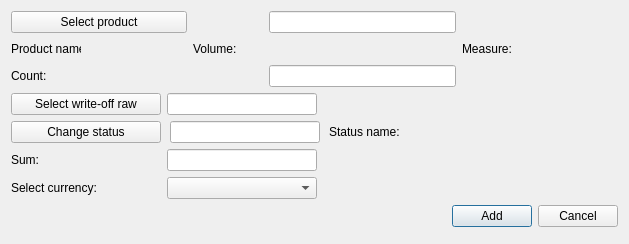
<?xml version="1.0" encoding="UTF-8"?>
<ui version="4.0">
 <class>CreateWOffRList</class>
 <widget class="QDialog" name="CreateWOffRList">
  <property name="geometry">
   <rect>
    <x>0</x>
    <y>0</y>
    <width>629</width>
    <height>244</height>
   </rect>
  </property>
  <property name="windowTitle">
   <string>Create/Update raw in write-off list</string>
  </property>
  <property name="locale">
   <locale language="English" country="UnitedStates"/>
  </property>
  <property name="modal">
   <bool>false</bool>
  </property>
  <layout class="QGridLayout" name="gridLayout">
   <property name="leftMargin">
    <number>11</number>
   </property>
   <property name="topMargin">
    <number>11</number>
   </property>
   <property name="rightMargin">
    <number>11</number>
   </property>
   <property name="bottomMargin">
    <number>17</number>
   </property>
   <item row="1" column="0">
    <widget class="QLabel" name="prodNameLb">
     <property name="minimumSize">
      <size>
       <width>70</width>
       <height>0</height>
      </size>
     </property>
     <property name="maximumSize">
      <size>
       <width>70</width>
       <height>16777215</height>
      </size>
     </property>
     <property name="text">
      <string>Product name:</string>
     </property>
    </widget>
   </item>
   <item row="1" column="3">
    <widget class="QLabel" name="volumePh">
     <property name="minimumSize">
      <size>
       <width>100</width>
       <height>0</height>
      </size>
     </property>
     <property name="font">
      <font>
       <family>Times New Roman</family>
       <pointsize>12</pointsize>
       <weight>75</weight>
       <italic>true</italic>
       <bold>true</bold>
      </font>
     </property>
     <property name="text">
      <string/>
     </property>
    </widget>
   </item>
   <item row="1" column="1">
    <widget class="QLabel" name="prodNamePh">
     <property name="minimumSize">
      <size>
       <width>100</width>
       <height>0</height>
      </size>
     </property>
     <property name="font">
      <font>
       <family>Times New Roman</family>
       <pointsize>12</pointsize>
       <weight>75</weight>
       <italic>true</italic>
       <bold>true</bold>
      </font>
     </property>
     <property name="text">
      <string/>
     </property>
    </widget>
   </item>
   <item row="1" column="2">
    <widget class="QLabel" name="volumeLb">
     <property name="minimumSize">
      <size>
       <width>70</width>
       <height>0</height>
      </size>
     </property>
     <property name="maximumSize">
      <size>
       <width>70</width>
       <height>16777215</height>
      </size>
     </property>
     <property name="text">
      <string>Volume:</string>
     </property>
    </widget>
   </item>
   <item row="1" column="4">
    <widget class="QLabel" name="measureLb">
     <property name="text">
      <string>Measure:</string>
     </property>
    </widget>
   </item>
   <item row="1" column="5">
    <widget class="QLabel" name="measurePh">
     <property name="minimumSize">
      <size>
       <width>100</width>
       <height>0</height>
      </size>
     </property>
     <property name="font">
      <font>
       <family>Times New Roman</family>
       <pointsize>12</pointsize>
       <weight>75</weight>
       <italic>true</italic>
       <bold>true</bold>
      </font>
     </property>
     <property name="text">
      <string/>
     </property>
    </widget>
   </item>
   <item row="4" column="0" colspan="6">
    <layout class="QHBoxLayout" name="horizontalLayout">
     <item>
      <spacer name="horizontalSpacer">
       <property name="orientation">
        <enum>Qt::Horizontal</enum>
       </property>
       <property name="sizeHint" stdset="0">
        <size>
         <width>40</width>
         <height>20</height>
        </size>
       </property>
      </spacer>
     </item>
     <item>
      <widget class="QPushButton" name="addBtn">
       <property name="text">
        <string>Add</string>
       </property>
      </widget>
     </item>
     <item>
      <widget class="QPushButton" name="cancelBtn">
       <property name="text">
        <string>Cancel</string>
       </property>
      </widget>
     </item>
    </layout>
   </item>
   <item row="0" column="3">
    <widget class="QLineEdit" name="productEdit">
     <property name="readOnly">
      <bool>true</bool>
     </property>
    </widget>
   </item>
   <item row="2" column="3">
    <widget class="QLineEdit" name="countEdit">
     <property name="toolTip">
      <string>&lt;html&gt;&lt;head/&gt;&lt;body&gt;&lt;p&gt;For example: 100&lt;/p&gt;&lt;/body&gt;&lt;/html&gt;</string>
     </property>
    </widget>
   </item>
   <item row="3" column="0" colspan="6">
    <widget class="QWidget" name="editSectionWgt" native="true">
     <layout class="QGridLayout" name="gridLayout_3">
      <property name="leftMargin">
       <number>0</number>
      </property>
      <property name="topMargin">
       <number>0</number>
      </property>
      <property name="rightMargin">
       <number>0</number>
      </property>
      <property name="bottomMargin">
       <number>0</number>
      </property>
      <item row="2" column="0">
       <widget class="QLabel" name="sumLb">
        <property name="minimumSize">
         <size>
          <width>150</width>
          <height>0</height>
         </size>
        </property>
        <property name="text">
         <string>Sum:</string>
        </property>
       </widget>
      </item>
      <item row="0" column="1">
       <widget class="QLineEdit" name="writeOffRawEdit">
        <property name="maximumSize">
         <size>
          <width>150</width>
          <height>16777215</height>
         </size>
        </property>
        <property name="text">
         <string/>
        </property>
        <property name="readOnly">
         <bool>true</bool>
        </property>
       </widget>
      </item>
      <item row="2" column="1">
       <widget class="QLineEdit" name="sumEdit">
        <property name="maximumSize">
         <size>
          <width>150</width>
          <height>16777215</height>
         </size>
        </property>
        <property name="toolTip">
         <string>&lt;html&gt;&lt;head/&gt;&lt;body&gt;&lt;p&gt;For example: 300 (pedends on currency, in that case 300 USD)&lt;/p&gt;&lt;/body&gt;&lt;/html&gt;</string>
        </property>
       </widget>
      </item>
      <item row="0" column="0">
       <widget class="QPushButton" name="writeOffRawBtn">
        <property name="minimumSize">
         <size>
          <width>150</width>
          <height>0</height>
         </size>
        </property>
        <property name="maximumSize">
         <size>
          <width>150</width>
          <height>16777215</height>
         </size>
        </property>
        <property name="text">
         <string>Select write-off raw</string>
        </property>
       </widget>
      </item>
      <item row="3" column="0">
       <widget class="QLabel" name="currencyLb">
        <property name="text">
         <string>Select currency:</string>
        </property>
       </widget>
      </item>
      <item row="3" column="1">
       <widget class="QComboBox" name="currencyCmb">
        <property name="maximumSize">
         <size>
          <width>150</width>
          <height>16777215</height>
         </size>
        </property>
       </widget>
      </item>
      <item row="0" column="2">
       <spacer name="horizontalSpacer_2">
        <property name="orientation">
         <enum>Qt::Horizontal</enum>
        </property>
        <property name="sizeHint" stdset="0">
         <size>
          <width>40</width>
          <height>20</height>
         </size>
        </property>
       </spacer>
      </item>
      <item row="2" column="2">
       <spacer name="horizontalSpacer_3">
        <property name="orientation">
         <enum>Qt::Horizontal</enum>
        </property>
        <property name="sizeHint" stdset="0">
         <size>
          <width>40</width>
          <height>20</height>
         </size>
        </property>
       </spacer>
      </item>
      <item row="1" column="0" colspan="3">
       <widget class="QWidget" name="statusWidget" native="true">
        <layout class="QHBoxLayout" name="horizontalLayout_3">
         <property name="spacing">
          <number>9</number>
         </property>
         <property name="leftMargin">
          <number>0</number>
         </property>
         <property name="topMargin">
          <number>0</number>
         </property>
         <property name="rightMargin">
          <number>0</number>
         </property>
         <property name="bottomMargin">
          <number>0</number>
         </property>
         <item>
          <widget class="QPushButton" name="statusBtn">
           <property name="sizePolicy">
            <sizepolicy hsizetype="Fixed" vsizetype="Fixed">
             <horstretch>0</horstretch>
             <verstretch>0</verstretch>
            </sizepolicy>
           </property>
           <property name="minimumSize">
            <size>
             <width>150</width>
             <height>0</height>
            </size>
           </property>
           <property name="text">
            <string>Change status</string>
           </property>
          </widget>
         </item>
         <item>
          <widget class="QLineEdit" name="statusEdit">
           <property name="maximumSize">
            <size>
             <width>150</width>
             <height>16777215</height>
            </size>
           </property>
           <property name="readOnly">
            <bool>true</bool>
           </property>
          </widget>
         </item>
         <item>
          <widget class="QLabel" name="statusLb">
           <property name="text">
            <string>Status name:</string>
           </property>
          </widget>
         </item>
         <item>
          <widget class="QLabel" name="statusPh">
           <property name="minimumSize">
            <size>
             <width>120</width>
             <height>0</height>
            </size>
           </property>
           <property name="font">
            <font>
             <family>Times New Roman</family>
             <pointsize>12</pointsize>
             <weight>75</weight>
             <italic>true</italic>
             <bold>true</bold>
            </font>
           </property>
           <property name="text">
            <string/>
           </property>
          </widget>
         </item>
        </layout>
       </widget>
      </item>
     </layout>
    </widget>
   </item>
   <item row="0" column="0" colspan="2">
    <widget class="QPushButton" name="productBtn">
     <property name="text">
      <string>Select product</string>
     </property>
    </widget>
   </item>
   <item row="2" column="0" colspan="2">
    <widget class="QLabel" name="countLb">
     <property name="minimumSize">
      <size>
       <width>150</width>
       <height>0</height>
      </size>
     </property>
     <property name="text">
      <string>Count:</string>
     </property>
    </widget>
   </item>
  </layout>
 </widget>
 <tabstops>
  <tabstop>productBtn</tabstop>
  <tabstop>countEdit</tabstop>
  <tabstop>writeOffRawBtn</tabstop>
  <tabstop>statusBtn</tabstop>
  <tabstop>addBtn</tabstop>
  <tabstop>cancelBtn</tabstop>
  <tabstop>productEdit</tabstop>
  <tabstop>writeOffRawEdit</tabstop>
  <tabstop>statusEdit</tabstop>
  <tabstop>sumEdit</tabstop>
  <tabstop>currencyCmb</tabstop>
 </tabstops>
 <resources/>
 <connections/>
</ui>
